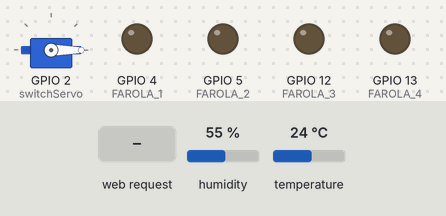
Recording of a sketch running on a simulated ESP8266 (NodeMCU). Shown: servo, output pins drawn as LEDs (lit = HIGH). Inputs (shaded band) come from the test bench; at power-on: humidity 55 %, temperature 24 °C. WiFi joins after 1.5 s; servers stay silent unless stated; what the sketch prints to the serial monitor is not drawn.

Above: at 2.7 s.
2.8 s: HTTP request GET /toggle-servo received
At 3.2 s:
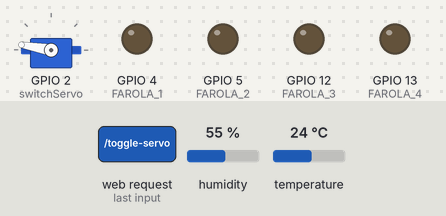
4.3 s: HTTP request GET /toggle-luces received
At 5.5 s:
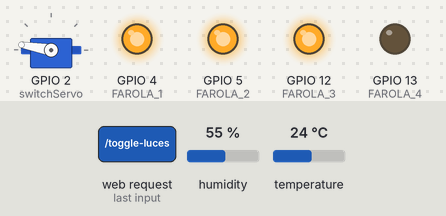
5.8 s: HTTP request GET /toggle-farola4 received
At 6.7 s:
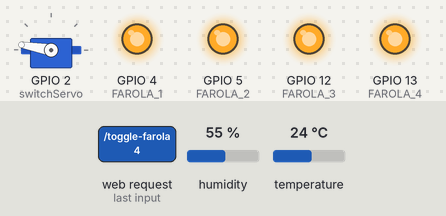
7.3 s: HTTP request GET /toggle-servo received
At 7.8 s:
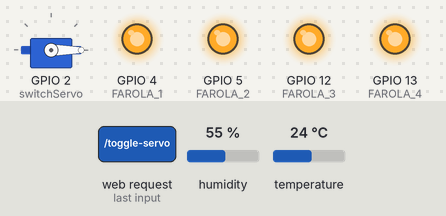
8.8 s: HTTP request GET /toggle-luces received
At 10.2 s:
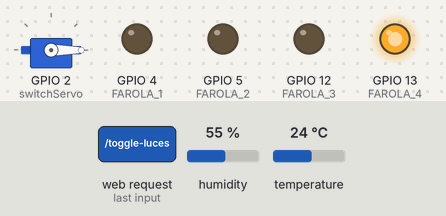
Timing chart, 0 to 11.3 s (numbered marks = the images above; inputs shaded):
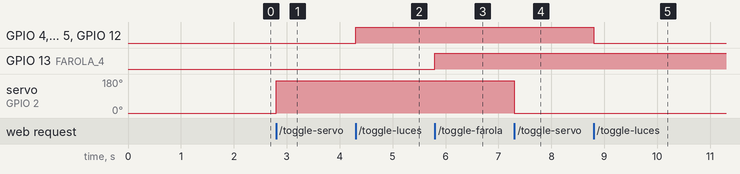

Measured:
- after the input at 2.8 s, servo on GPIO 2 (switchServo): 0° → 170° at once
- after the input at 4.3 s, GPIO 4 (FAROLA_1), GPIO 5 (FAROLA_2), GPIO 12 (FAROLA_3): LOW → HIGH at once
- after the input at 5.8 s, GPIO 13 (FAROLA_4): LOW → HIGH at once
- after the input at 7.3 s, servo on GPIO 2 (switchServo): 170° → 0° at once
- after the input at 8.8 s, GPIO 4 (FAROLA_1), GPIO 5 (FAROLA_2), GPIO 12 (FAROLA_3): HIGH → LOW at once

The sketch:

AdvancedWebServerMotorArduino.ino
```cpp
#include <ESP8266WiFi.h>
#include <WiFiClient.h>
#include <ESP8266WebServer.h>
#include <ESP8266mDNS.h>
#include <Servo.h>
#include <DHT.h>

// Credenciales Wi-Fi
#ifndef STASSID
#define STASSID "iPhone de Nicolas" // iPhone de Nicolas - Barra
#define STAPSK "manuel123" // manuel123 - Medinabarra2001
#endif

const char* ssid = STASSID;
const char* password = STAPSK;

// Configuración del servidor web
ESP8266WebServer server(80);

// Configuración del Servo
Servo switchServo;
int servoPosition = 0; // Posición inicial del servo (0 o 180 grados)

// Configuración de las farolas (LEDs)
const int FAROLA_1 = 4;  // GPIO 4 (D2)
const int FAROLA_2 = 5;  // GPIO 5 (D1)
const int FAROLA_3 = 12; // GPIO 12 (D6)
const int FAROLA_4 = 13; // GPIO 13 (D7) - Nueva farola
bool lucesEncendidas = false; // Estado inicial apagado
bool farola4Encendida = false; // Estado inicial de la cuarta farola apagada

// Configuración del sensor DHT
#define DHTPIN 14 // Pin GPIO donde está conectado el DHT
#define DHTTYPE DHT11
DHT dht(DHTPIN, DHTTYPE);
String logData = "";

// Función para manejar la raíz
void handleRoot() {
  digitalWrite(FAROLA_1, lucesEncendidas ? HIGH : LOW);
  digitalWrite(FAROLA_2, lucesEncendidas ? HIGH : LOW);
  digitalWrite(FAROLA_3, lucesEncendidas ? HIGH : LOW);
  digitalWrite(FAROLA_4, farola4Encendida ? HIGH : LOW);

  String html = "<!DOCTYPE html>\
<html lang='en'>\
<head>\
  <meta charset='UTF-8'>\
  <meta name='viewport' content='width=device-width, initial-scale=1.0'>\
  <title>ESP8266 Control Panel</title>\
  <style>\
    body { font-family: Arial, sans-serif; text-align: center; padding: 50px; background-color: #222; color: #fff; }\
    button { padding: 15px 30px; font-size: 16px; margin: 10px; cursor: pointer; }\
    #log { border: 1px solid #fff; padding: 15px; margin-top: 20px; background: #333; color: #0f0; height: 200px; overflow-y: scroll; }\
  </style>\
</head>\
<body>\
  <h1>Control de Servo y Farolas</h1>\
  <button onclick=\"toggleServo()\">Alternar Servo</button>\
  <button onclick=\"toggleLuces()\">" + String(lucesEncendidas ? "Apagar" : "Encender") + " Farolas</button>\
  <button onclick=\"toggleFarola4()\">" + String(farola4Encendida ? "Apagar" : "Encender") + " Farola 4</button>\
  <div id='log'>Cargando...</div>\
  <script>\
    function toggleServo() { fetch('/toggle-servo').catch(err => console.error(err)); }\
    function toggleLuces() { fetch('/toggle-luces').catch(err => console.error(err)); }\
    function toggleFarola4() { fetch('/toggle-farola4').catch(err => console.error(err)); }\
    function updateLog() {\
      fetch('/get-log')\
        .then(response => response.text())\
        .then(data => {\
          document.getElementById('log').innerHTML = data;\
        })\
        .catch(err => console.error(err));\
    }\
    setInterval(updateLog, 5000); // Actualizar el log cada 5 segundos\
  </script>\
</body>\
</html>";
  server.send(200, "text/html", html);
}

// Función para alternar el servo
void handleServoToggle() {
  servoPosition = servoPosition == 0 ? 170 : 0;
  switchServo.write(servoPosition);
  logData += "Servo toggled to " + String(servoPosition) + " degrees<br>";
  server.send(200, "text/plain", "Servo toggled");
}

// Función para alternar las luces
void handleLucesToggle() {
  lucesEncendidas = !lucesEncendidas;
  digitalWrite(FAROLA_1, lucesEncendidas ? HIGH : LOW);
  digitalWrite(FAROLA_2, lucesEncendidas ? HIGH : LOW);
  digitalWrite(FAROLA_3, lucesEncendidas ? HIGH : LOW);
  logData += "Luces " + String(lucesEncendidas ? "encendidas" : "apagadas") + "<br>";
  server.send(200, "text/plain", "Luces toggled");
}

// Función para alternar la cuarta farola
void handleFarola4Toggle() {
  farola4Encendida = !farola4Encendida;
  digitalWrite(FAROLA_4, farola4Encendida ? HIGH : LOW);
  logData += "Farola 4 " + String(farola4Encendida ? "encendida" : "apagada") + "<br>";
  server.send(200, "text/plain", "Farola 4 toggled");
}

// Función para obtener el log
void handleGetLog() {
  String coloredLog = "";
  int colorIndex = 0; // Índice para seleccionar el color

  // Lista de colores a utilizar
  const char* colors[] = {"#FF5733", "#33FF57", "#3357FF", "#F3F33A", "#FF33A1", "#33FFF6", "#F033FF", "#FF9F33"};

  // Separar el log en líneas
  int lineStart = 0;
  for (int i = 0; i < logData.length(); i++) {
    if (logData[i] == '<' && logData[i+1] == 'b' && logData[i+2] == 'r') {  // Detectar salto de línea
      String line = logData.substring(lineStart, i);  // Obtener una línea
      coloredLog += "<span style='color:" + String(colors[colorIndex % 8]) + ";'>" + line + "</span><br>"; // Aplicar color
      colorIndex++;  // Cambiar color
      lineStart = i + 4;  // Salto de línea
    }
  }

  // Agregar la última línea, si hay
  if (lineStart < logData.length()) {
    String line = logData.substring(lineStart);
    coloredLog += "<span style='color:" + String(colors[colorIndex % 8]) + ";'>" + line + "</span><br>";
  }

  server.send(200, "text/html", coloredLog);  // Enviar log con colores
}

void setup() {
  // Configuración de pines
  pinMode(FAROLA_1, OUTPUT);
  pinMode(FAROLA_2, OUTPUT);
  pinMode(FAROLA_3, OUTPUT);
  pinMode(FAROLA_4, OUTPUT);

  // Configuración inicial de las luces
  digitalWrite(FAROLA_1, LOW);
  digitalWrite(FAROLA_2, LOW);
  digitalWrite(FAROLA_3, LOW);
  digitalWrite(FAROLA_4, LOW);

  // Configuración del sensor DHT
  dht.begin();

  // Configuración del servo
  switchServo.attach(2); // GPIO donde está conectado el servo
  switchServo.write(servoPosition);

  Serial.begin(115200);
  WiFi.mode(WIFI_STA);
  WiFi.begin(ssid, password);

  while (WiFi.status() != WL_CONNECTED) {
    delay(500);
    Serial.print(".");
  }
  Serial.println("\nWi-Fi conectado");
  Serial.print("Dirección IP: ");
  Serial.println(WiFi.localIP());

  if (MDNS.begin("esp8266")) {
    Serial.println("Servicio MDNS iniciado");
  }

  // Configuración de rutas
  server.on("/", handleRoot);
  server.on("/toggle-servo", handleServoToggle);
  server.on("/toggle-luces", handleLucesToggle);
  server.on("/toggle-farola4", handleFarola4Toggle);
  server.on("/get-log", handleGetLog); // Nueva ruta para obtener el log
  server.onNotFound([]() { server.send(404, "text/plain", "Página no encontrada"); });

  server.begin();
  Serial.println("Servidor HTTP iniciado");
}

void loop() {
  server.handleClient();
  MDNS.update();

  // Actualizar datos del sensor DHT periódicamente
  static unsigned long lastDHTUpdate = 0;
  if (millis() - lastDHTUpdate >= 5000) { // Cada 5 segundos
    lastDHTUpdate = millis();
    float h = dht.readHumidity();
    float t = dht.readTemperature();
    if (!isnan(h) && !isnan(t)) {
      logData += "Humedad: " + String(h) + " % - Temperatura: " + String(t) + " C<br>";
    } else {
      logData += "Error al leer el sensor DHT<br>";
    }
  }
}
```
